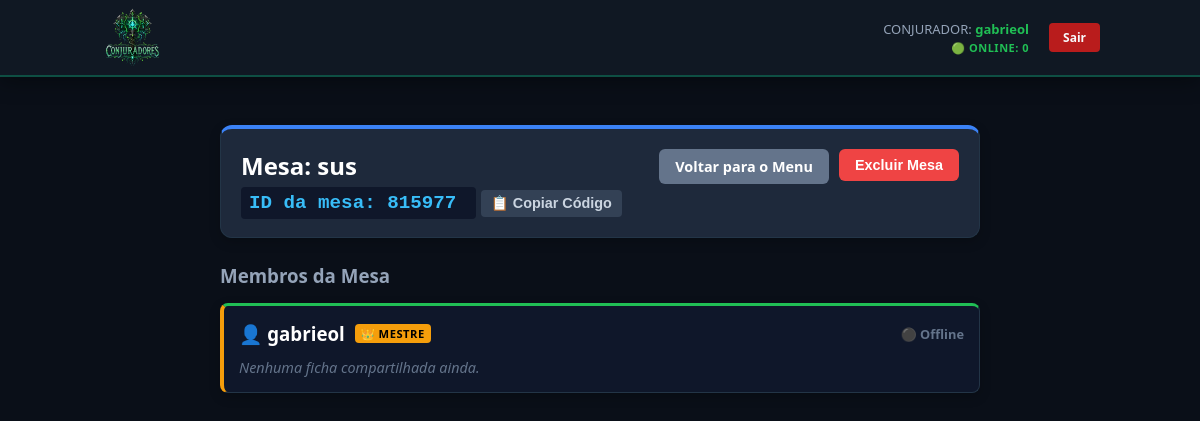
Page /mesa/detalhes/12 (signed in) on the committed database.
### tables this page shows
CREATE TABLE usuarios (
                id INTEGER PRIMARY KEY AUTOINCREMENT,
                username TEXT UNIQUE NOT NULL,
                password TEXT NOT NULL
            , last_active TIMESTAMP);

CREATE TABLE mesas (
                id INTEGER PRIMARY KEY AUTOINCREMENT,
                nome TEXT NOT NULL,
                codigo_convite TEXT UNIQUE NOT NULL,
                mestre_id INTEGER NOT NULL,
                FOREIGN KEY(mestre_id) REFERENCES usuarios(id)
            );

### controllers/table_controller.py (the view)
@table_bp.route('/mesa/detalhes/<int:mesa_id>')
@login_required
def detalhes_mesa(mesa_id):
    conn = sqlite3.connect('database.db')
    cursor = conn.cursor()
    cursor.execute("SELECT id, nome, mestre_id, codigo_convite FROM mesas WHERE id = ?", (mesa_id,))
    mesa = cursor.fetchone()
    if not mesa:
        conn.close()
        abort(404)
    mestre_id = mesa[2]
    e_o_mestre = (mestre_id == current_user.id)
    codigo_convite = mesa[3]
    cursor.execute("""
        SELECT DISTINCT u.username, u.id
        FROM usuarios u
        LEFT JOIN participantes p ON p.usuario_id = u.id
        WHERE p.mesa_id = ? OR u.id = ?
    """, (mesa_id, mestre_id))
    jogadores_banco = cursor.fetchall()
    fichas_dos_jogadores = []
    for jogador in jogadores_banco:
        username_jogador = jogador[0]
        user_id_jogador = jogador[1]
        jogador_e_mestre = (mestre_id == user_id_jogador)
        dados_jogador = {
            'username': username_jogador,
            'is_master': jogador_e_mestre,
            'fichas': []
        }
        cursor.execute("SELECT id, nome FROM conjuradores WHERE usuario_id = ?", (user_id_jogador,))
        for c in cursor.fetchall():
            dados_jogador['fichas'].append({'id': c[0], 'NOME': c[1], 'tipo': 'conjurador'})
        cursor.execute("SELECT id, nome FROM conjuracoes WHERE usuario_id = ?", (user_id_jogador,))
        for c in cursor.fetchall():
            dados_jogador['fichas'].append({'id': c[0], 'NOME': c[1], 'tipo': 'conjuracao'})
        cursor.execute("SELECT id, nome FROM familiares WHERE usuario_id = ?", (user_id_jogador,))
        for f in cursor.fetchall():
            dados_jogador['fichas'].append({'id': f[0], 'NOME': f[1], 'tipo': 'familiar'})
        cursor.execute("SELECT id, nome FROM reliquias WHERE usuario_id = ?", (user_id_jogador,))
        for r in cursor.fetchall():
            dados_jogador['fichas'].append({'id': r[0], 'NOME': r[1], 'tipo': 'reliquia'})
        fichas_dos_jogadores.append(dados_jogador)
    conn.close()
    return render_template(
        'mesa_detalhes.html',
        mesa_nome=mesa[1],
        mesa_id=mesa_id,
        codigo_convite=codigo_convite,
        jogadores=fichas_dos_jogadores,
        e_mestre=e_o_mestre
    )

### app.py (called while the page is built)
@app.before_request
def update_user_activity():
    if current_user.is_authenticated:
        conn = sqlite3.connect('database.db')
        cursor = conn.cursor()
        cursor.execute("UPDATE usuarios SET last_active = ? WHERE id = ?",
                       (datetime.now(), current_user.id))
        conn.commit()
        conn.close()

@app.after_request
def add_header(response):
    response.headers["Cache-Control"] = "no-cache, no-store, must-revalidate"
    response.headers["Pragma"] = "no-cache"
    response.headers["Expires"] = "0"
    return response

@login_manager.user_loader
def load_user(user_id):
    return Usuario.get_by_id(int(user_id))

### models/user.py (called while the page is built)
    @staticmethod
    def get_by_id(user_id):
        conn = sqlite3.connect('database.db')
        cursor = conn.cursor()
        cursor.execute("SELECT id, username, password FROM usuarios WHERE id = ?", (user_id,))
        row = cursor.fetchone()
        conn.close()
        return Usuario(row[0], row[1], row[2]) if row else None

### templates/mesa_detalhes.html (shortened to what this page needs)
{% extends 'base.html' %}
{% block content %}
<div class="container" style="max-width: 800px; margin: 0 auto; padding: 20px;">
    <div class="card" style="background: #1e293b; padding: 20px; border-radius: 12px; margin-bottom: 25px; border-top: 4px solid #3b82f6;">
        <div style="display: flex; justify-content: space-between; align-items: flex-start; flex-wrap: wrap; gap: 15px;">
            <div>
                <div style="display: flex; align-items: center; gap: 10px;">
                    <h2 style="margin: 0; color: #fff;">Mesa: {{ mesa_nome }}</h2>
                </div>
                <div style="margin-top: 8px; display: flex; gap: 15px; align-items: center;">
                    <small style="color: #94a3b8;">
<code style="background: #0f172a; padding: 5px 8px; border-radius: 4px; color: #38bdf8; font-weight: bold; font-size: 1.2rem;">
    ID da mesa: <span id="valorCodigo">{{ codigo_convite }}</span>
</code>
<button onclick="copiarCodigo()" id="btnCopiar" style="background: #334155; color: #cbd5e1; border: none; padding: 5px 10px; margin-left: 5px; border-radius: 4px; cursor: pointer; font-size: 0.9rem; font-weight: bold; transition: 0.2s;">
    📋 Copiar Código
</button>
                    </small>
                </div>
            </div>
            <div style="display: flex; gap: 10px;">
                <a href="{{ url_for('main.hub') }}" style="background: #64748b; color: white; text-decoration: none; padding: 8px 16px; border-radius: 6px; font-weight: bold; font-size: 0.9rem; display: inline-block;">
                    Voltar para o Menu
                </a>
                {% if e_mestre %}
                    <form action="{{ url_for('table.delete_mesa', mesa_id=mesa_id) }}" method="POST" onsubmit="return confirm('Apagar a mesa {{ mesa_nome }} definitivamente? Esta ação é irreversível.');">
                        <button type="submit" style="background: #ef4444; color: white; border: none; padding: 8px 16px; border-radius: 6px; cursor: pointer; font-weight: bold; font-size: 0.9rem;">Excluir Mesa</button>
                    </form>
                {% endif %}
            </div>
        </div>
    </div>
    <h3 style="color: #94a3b8; margin-bottom: 15px;">Membros da Mesa</h3>
    {% for j in jogadores %}
        <div class="card jogador-card" data-username="{{ j.username }}" style="background: #0f172a; padding: 15px; border-radius: 8px; margin-bottom: 15px; border-left: 4px solid {% if j.is_master %}#f59e0b{% else %}#334155{% endif %};">
            <div style="display: flex; justify-content: space-between; align-items: center; margin-bottom: 12px;">
                <div style="display: flex; align-items: center; gap: 10px;">
                    <h3 style="margin: 0; color: #ffffff;">👤 {{ j.username }}</h3>
                    {% if j.is_master %}
                        <span style="background: #f59e0b; color: #000; font-size: 0.7rem; font-weight: bold; padding: 2px 6px; border-radius: 4px; text-transform: uppercase; letter-spacing: 0.5px;">👑 Mestre</span>
                    {% endif %}
                </div>
                <span class="status-badge" style="font-size: 0.8rem; font-weight: bold; color: #64748b;">
                </span>
            </div>
            {% if j.fichas %}
                <ul style="list-style: none; padding: 0; margin: 0;">
                    {% for ficha in j.fichas %}
                        <li style="background: #1e293b; padding: 10px; margin-bottom: 5px; border-radius: 4px; display: flex; justify-content: space-between; align-items: center;">
                            <span>✨ <strong>{{ ficha.NOME }}</strong> <small style="color: #64748b;">({{ ficha.tipo }})</small></span>
                            <a href="{{ url_for('sheet.edit_entity', sheet_type=ficha.tipo, entity_id=ficha.id) }}"
                               style="color: #3b82f6; text-decoration: none; font-size: 0.85rem; font-weight: bold;">Ver Ficha →</a>
                        </li>
                    {% endfor %}
                </ul>
            {% else %}
                <p style="color: #64748b; font-style: italic; font-size: 0.9rem; margin: 0;">Nenhuma ficha compartilhada ainda.</p>
            {% endif %}
        </div>
    {% else %}
        <div style="text-align: center; padding: 30px; border: 2px dashed #334155; border-radius: 8px;">
            <p style="color: #64748b; margin: 0; font-style: italic;">Nenhum jogador cadastrado nesta mesa.</p>
        </div>
    {% endfor %}
</div>
{% endblock %}

### templates/base.html (shortened to what this page needs)
<!DOCTYPE html>
<html lang="pt-br">
    <head>
    </head>
    <body>
        <nav class="main-navbar">
            <div class="nav-container">
                <a href="/" class="nav-logo-link">
                    <img src="{{ url_for('static', filename='logo_conjuradores.png') }}" alt="Logo Conjuradores" class="nav-logo">
                </a>
                <div class="nav-right-side">
                    <div class="nav-status-info">
                        {% if current_user.is_authenticated %}
                            <p class="nav-user-label">CONJURADOR: <strong>{{ current_user.username }}</strong></p>
                        {% else %}
                            <p class="nav-user-label visitor">Modo Visitante</p>
                        {% endif %}
                        <span class="nav-online-count">🟢 ONLINE: <span id="user-count">0</span></span>
                    </div>
                    <div class="nav-auth-actions">
                        {% if current_user.is_authenticated %}
                            <a href="{{ url_for('auth.logout') }}" class="btn-nav btn-nav-danger">Sair</a>
                        {% else %}
                            <a href="{{ url_for('auth.login') }}" class="btn-nav btn-nav-primary">Entrar</a>
                            <a href="{{ url_for('auth.register') }}" class="btn-nav btn-nav-secondary">Registrar</a>
                        {% endif %}
                    </div>
                </div>
            </div>
        </nav>
        <div class="container">
            {% block content %}{% endblock %}
        </div>
    </body>
</html>

### templates/base.html (style rules this page uses)
:root { --bg: #0a0f18; --panel: #111a24; --card: #16222f; --border: #233547; --accent: #20bf55; --text: #f8fafc; --muted: #94a3b8; }
body { background: var(--bg); color: var(--text); font-family: 'Segoe UI', sans-serif; margin: 0; padding: 0; }
.main-navbar { position: fixed; top: 0; left: 0; width: 100%; height: 75px; background-color: rgba(17, 26, 36, 0.95); backdrop-filter: blur(10px); border-bottom: 2px solid rgba(11, 244, 163, 0.25); box-shadow: 0 4px 20px rgba(0, 0, 0, 0.4); z-index: 9999; }
.nav-container { max-width: 1000px; margin: 0 auto; height: 100%; display: flex; align-items: center; justify-content: space-between; padding: 0 20px; }
.nav-logo-link { display: flex; align-items: center; height: 100%; }
.nav-logo { height: 65px; width: auto; transition: transform 0.3s ease; }
.nav-right-side { display: flex; align-items: center; gap: 20px; }
.nav-status-info { display: flex; flex-direction: column; align-items: flex-end; text-align: right; }
.nav-user-label { margin: 0; font-size: 13px; color: var(--muted); }
.nav-user-label strong { color: var(--accent); }
.nav-online-count { font-size: 11px; color: var(--accent); font-weight: bold; margin-top: 2px; letter-spacing: 0.5px; }
.nav-auth-actions { display: flex; gap: 8px; }
.btn-nav { padding: 6px 14px; font-size: 12px; font-weight: bold; border-radius: 4px; text-decoration: none; cursor: pointer; transition: all 0.2s; }
.btn-nav-danger { background: #b91c1c; color: #f8fafc; border: none; }
.container { max-width: 800px; margin: 105px auto 40px auto; padding: 0 20px; }
.card { background: var(--card); border: 1px solid var(--border); border-top: 3px solid var(--accent); padding: 20px; margin-bottom: 20px; border-radius: 6px; box-shadow: 0 4px 12px rgba(0,0,0,0.2); }

### rows in the picture
usuarios: username "gabrieol"
mesas: nome "sus", codigo_convite "815977"
